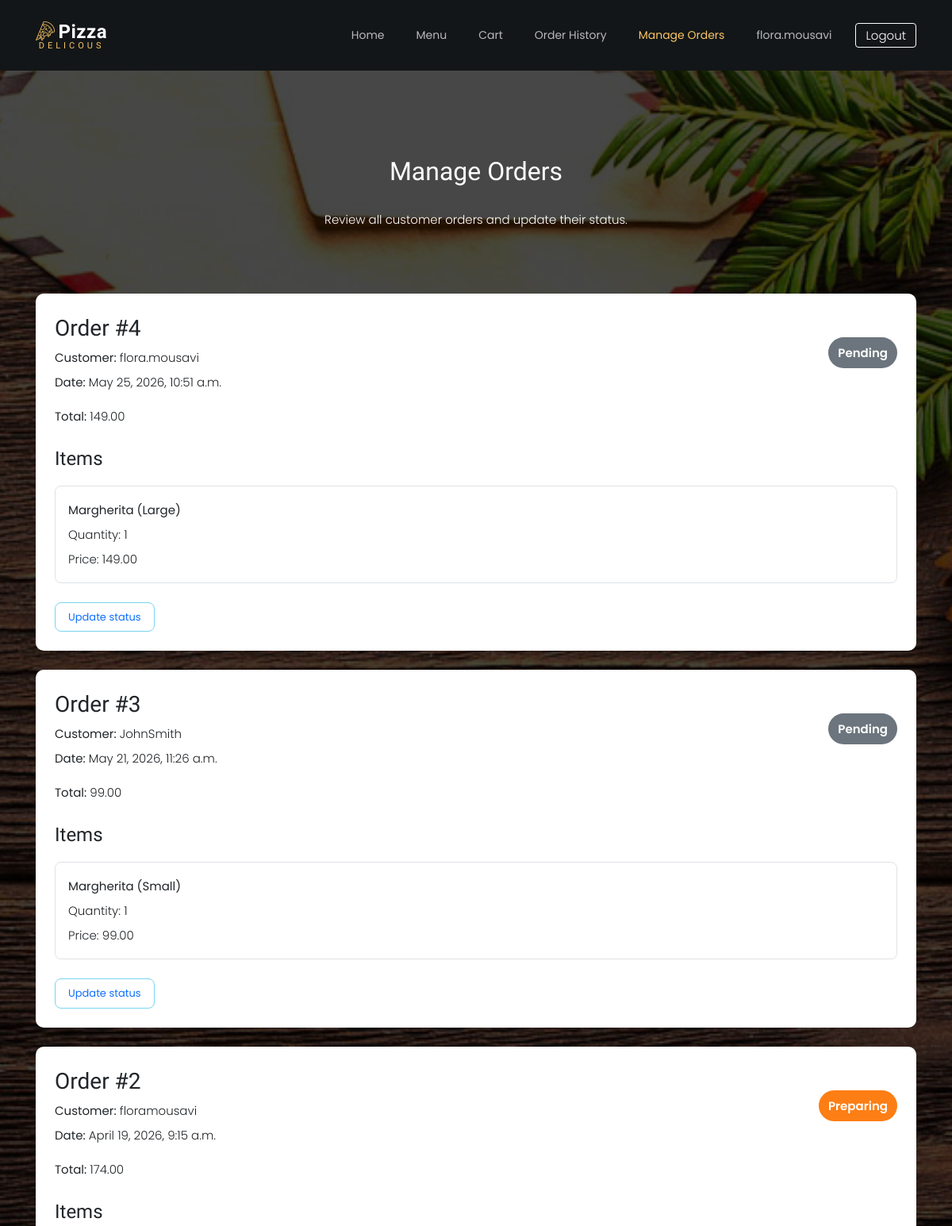
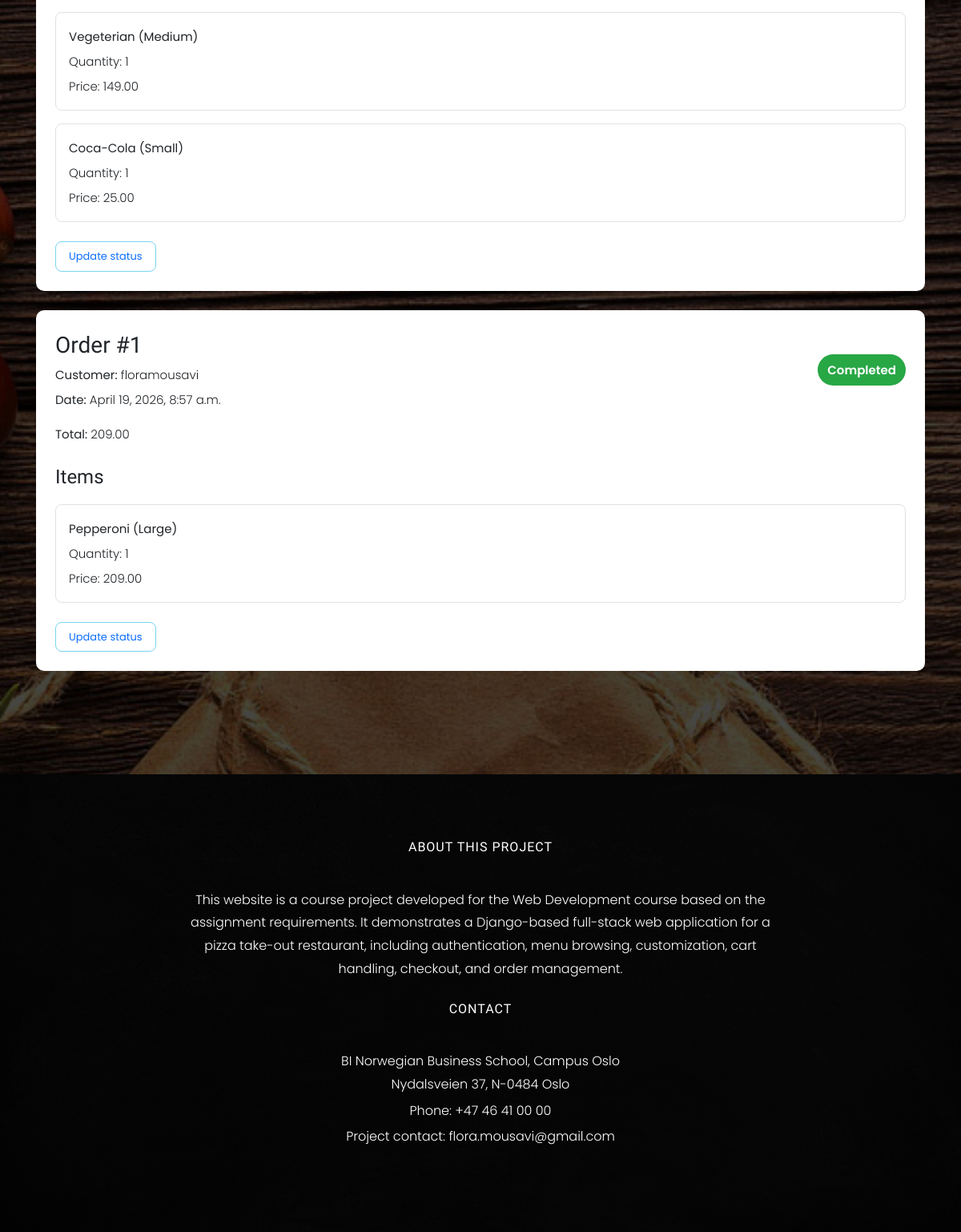
The app's page /orders/staff/ (signed in) with its own data (2 pictures, top to bottom).
### orders/models.py (models this page shows, shortened)
class Order(models.Model):
    STATUS_PENDING = "Pending"
    STATUS_PREPARING = "Preparing"
    STATUS_COMPLETED = "Completed"
    STATUS_CHOICES = [
        (STATUS_PENDING, "Pending"),
        (STATUS_PREPARING, "Preparing"),
        (STATUS_COMPLETED, "Completed"),
    ]
    user = models.ForeignKey(
        settings.AUTH_USER_MODEL,
        on_delete=models.CASCADE,
        related_name="orders"
    )
    created_at = models.DateTimeField(auto_now_add=True)
    total_price = models.DecimalField(max_digits=8, decimal_places=2, default=0.00)
    status = models.CharField(max_length=20, choices=STATUS_CHOICES, default=STATUS_PENDING)

class OrderItem(models.Model):
    order = models.ForeignKey(Order, on_delete=models.CASCADE, related_name="items")
    pizza = models.ForeignKey(Pizza, on_delete=models.SET_NULL, null=True, blank=True)
    drink = models.ForeignKey(Drink, on_delete=models.SET_NULL, null=True, blank=True)
    pizza_size = models.ForeignKey(PizzaSize, on_delete=models.SET_NULL, null=True, blank=True)
    selected_toppings = models.ManyToManyField(Topping, blank=True)
    quantity = models.PositiveIntegerField(default=1)
    item_name_snapshot = models.CharField(max_length=150)
    item_price_snapshot = models.DecimalField(max_digits=8, decimal_places=2)

### orders/views.py (the view)
# urls.py: path("staff/", views.staff_order_list, name="staff_order_list"),
@login_required
@user_passes_test(staff_required)
def staff_order_list(request):
    orders = Order.objects.all().order_by("-created_at")
    return render(request, "orders/staff_order_list.html", {"orders": orders})

### orders/views.py (called while the page is built)
def staff_required(user):
    return user.is_staff

### orders/templates/orders/staff_order_list.html (shortened to what this page needs)
{% extends "base.html" %}
{% block content %}
<section class="ftco-section">
    <div class="container">
        <div class="row justify-content-center mb-5 pb-3">
            <div class="col-md-7 staff-heading text-center ftco-animate  page-heading">
                <h2 class="mb-4">Manage Orders</h2>
                <p>Review all customer orders and update their status.</p>
            </div>
        </div>
        {% if orders %}
            <div class="row">
                <div class="col-md-12">
                    {% for order in orders %}
                        <div class="staff-box p-4 mb-4" style="background: #ffffff; border-radius: 10px;">
                            <div class="d-flex justify-content-between align-items-center flex-wrap mb-3">
                                <div>
                                    <h3 class="mb-1">Order #{{ order.id }}</h3>
                                    <p class="mb-1"><strong>Customer:</strong> {{ order.user.username }}</p>
                                    <p class="mb-0"><strong>Date:</strong> {{ order.created_at }}</p>
                                </div>
                                <div>
                                    <span class="staff-status {{ order.status|lower }}">{{ order.status }}</span>
                                </div>
                            </div>
                            <p><strong>Total:</strong> {{ order.total_price }}</p>
                            <h4 class="mt-4 mb-3">Items</h4>
                            {% for item in order.items.all %}
                                <div class="mb-3 p-3" style="border: 1px solid #dee2e6; border-radius: 8px;">
                                    <p class="mb-1"><strong>{{ item.item_name_snapshot }}</strong></p>
                                    <p class="mb-1">Quantity: {{ item.quantity }}</p>
                                    <p class="mb-0">Price: {{ item.item_price_snapshot }}</p>
                                </div>
                            {% empty %}
                                <p>No items in this order.</p>
                            {% endfor %}
                            <a href="{% url 'orders:update_order_status' order.id %}" class="btn btn-outline-primary py-2 px-3 mt-2">
                                Update status
                            </a>
                        </div>
                    {% endfor %}
                </div>
            </div>
        {% endif %}
    </div>
</section>
{% endblock %}

### templates/base.html (shortened to what this page needs)
{% load static %}
<!DOCTYPE html>
<html lang="en">
<head>
    <link rel="stylesheet" href="{% static 'pizza_template/css/open-iconic-bootstrap.min.css' %}">
    <link rel="stylesheet" href="{% static 'pizza_template/css/animate.css' %}">
    <link rel="stylesheet" href="{% static 'pizza_template/css/owl.carousel.min.css' %}">
    <link rel="stylesheet" href="{% static 'pizza_template/css/owl.theme.default.min.css' %}">
    <link rel="stylesheet" href="{% static 'pizza_template/css/magnific-popup.css' %}">
    <link rel="stylesheet" href="{% static 'pizza_template/css/aos.css' %}">
    <link rel="stylesheet" href="{% static 'pizza_template/css/ionicons.min.css' %}">
    <link rel="stylesheet" href="{% static 'pizza_template/css/bootstrap-datepicker.css' %}">
    <link rel="stylesheet" href="{% static 'pizza_template/css/jquery.timepicker.css' %}">
    <link rel="stylesheet" href="{% static 'pizza_template/css/flaticon.css' %}">
    <link rel="stylesheet" href="{% static 'pizza_template/css/icomoon.css' %}">
    <link rel="stylesheet" href="{% static 'pizza_template/css/style.css' %}">
    <link rel="stylesheet" href="{% static 'css/style.css' %}">
</head>
<body class="site-bg">
    <nav class="navbar navbar-expand-lg navbar-dark ftco_navbar bg-dark ftco-navbar-light" id="ftco-navbar">
            <div class="container">
                  <a class="navbar-brand" href="{% url 'menu:home' %}"><span class="flaticon-pizza-1 mr-1"></span>Pizza<br><small>Delicous</small></a>
              <div class="collapse navbar-collapse" id="ftco-nav">
                    <ul class="navbar-nav ml-auto">
                        <li class="nav-item {% if request.resolver_match.url_name == 'home' %}active{% endif %}">
                            <a href="{% url 'menu:home' %}" class="nav-link">Home</a>
                        </li>
                        <li class="nav-item {% if request.resolver_match.url_name == 'menu_list' or request.resolver_match.url_name == 'pizza_detail' %}active{% endif %}">
                            <a href="{% url 'menu:menu_list' %}" class="nav-link">Menu</a>
                        </li>
                        <li class="nav-item {% if request.resolver_match.url_name == 'cart' or request.resolver_match.url_name == 'checkout' %}active{% endif %}">
                            <a href="{% url 'orders:cart' %}" class="nav-link">Cart</a>
                        </li>
                        <li class="nav-item {% if request.resolver_match.url_name == 'order_history' %}active{% endif %}">
                            <a href="{% url 'orders:order_history' %}" class="nav-link">Order History</a>
                        </li>
                        {% if user.is_authenticated and user.is_staff %}
                            <li class="nav-item {% if request.resolver_match.url_name == 'staff_order_list' or request.resolver_match.url_name == 'update_order_status' %}active{% endif %}">
                                <a href="{% url 'orders:staff_order_list' %}" class="nav-link">Manage Orders</a>
                            </li>
                        {% endif %}
                        {% if user.is_authenticated %}
                            <li class="nav-item">
                                <span class="nav-link username-link">{{ user.username }}</span>
                            </li>
                            <li class="nav-item d-flex align-items-center">
                                <form action="{% url 'accounts:logout' %}" method="post" class="logout-form">
                                    <button type="submit" class="logout-btn">Logout</button>
                                </form>
                            </li>
                        {% endif %}
                    </ul>
                </div>
		    </div>
        </nav>
    {% block content %}
    {% endblock %}
<footer class="ftco-footer custom-footer-bg">
    <div class="container">
        <div class="row justify-content-center">
            <div class="col-lg-8 col-md-10 text-center">
                <div class="ftco-footer-widget mb-4">
                    <h2 class="ftco-heading-2">About This Project</h2>
                    <p>
                        This website is a course project developed for the Web Development course based on the
                        assignment requirements. It demonstrates a Django-based full-stack web application for a
                        pizza take-out restaurant, including authentication, menu browsing, customization,
                        cart handling, checkout, and order management.
                    </p>
                    <h2 class="ftco-heading-2 mt-4">Contact</h2>
                    <p class="mb-1">
                        BI Norwegian Business School, Campus Oslo<br>
                        Nydalsveien 37, N-0484 Oslo
                    </p>
                    <p class="mb-1">Phone: +47 46 41 00 00</p>
                    <p class="mb-0">Project contact: flora.mousavi@gmail.com</p>
                </div>
            </div>
        </div>
    </div>
</footer>
</body>
</html>

### static/css/style.css (style rules this page uses)
html, body { min-height: 100%; }
body { min-height: 100vh; }
body.site-bg { background-image: url("/static/pizza_template/images/bg_3.jpg") !important; background-size: cover !important; background-position: center center !important; background-attachment: fixed !important; background-repeat: no-repeat !important; background-color: #000000 !important; }
body.site-bg .ftco-section { background: rgba(0, 0, 0, 0.72) !important; }
.navbar-brand { font-weight: 700; letter-spacing: 0.5px; }
.logout-form { margin: 0; display: flex; align-items: center; }
.logout-btn { background: transparent; border: 1px solid #ffffff; color: #ffffff !important; border-radius: 4px; cursor: pointer; font: inherit; padding: 4px 12px; line-height: 1.4; margin: 0 0 0 10px; display: inline-flex; align-items: center; justify-content: center; }
.username-link { cursor: default; }
.btn { border-radius: 8px; }
body.site-bg .ftco-section .heading-section h1, body.site-bg .ftco-section .heading-section h2, body.site-bg .ftco-section .heading-section h3, body.site-bg .ftco-section .heading-section p, body.site-bg .ftco-section .heading-section .subheading, body.site-bg .ftco-section .page-heading, body.site-bg .ftco-section .page-heading * { color: #ffffff !important; opacity: 1 !important; }
.customize-box, .cart-box, .cart-total-box, .checkout-box, .history-box, .staff-box, .auth-box { background: #ffffff !important; border-radius: 10px; }
.customize-box, .customize-box *, .cart-box, .cart-box *, .cart-total-box, .cart-total-box *, .checkout-box, .checkout-box *, .history-box, .history-box *, .staff-box, .staff-box *, .auth-box, .auth-box * { color: #212529 !important; }
.history-status, .staff-status { color: #ffffff !important; }
.history-status.pending, .staff-status.pending { background-color: #6c757d; }
.history-status.preparing, .staff-status.preparing { background-color: #fd7e14; }
.history-status.completed, .staff-status.completed { background-color: #28a745; }
.ftco-footer, .ftco-footer *, .ftco-footer p, .ftco-footer h2, .ftco-footer a { color: #ffffff !important; }
.custom-footer-bg { background-image: linear-gradient(rgba(0, 0, 0, 0.78), rgba(0, 0, 0, 0.78)), url("/static/pizza_template/images/bg_4.jpg") !important; background-size: cover !important; background-position: center center !important; background-repeat: no-repeat !important; padding: 5rem 0 !important; }
.custom-footer-bg, .custom-footer-bg *, .custom-footer-bg p, .custom-footer-bg h2, .custom-footer-bg a { color: #ffffff !important; }

### orders/templates/orders/staff_order_list.html (style rules this page uses)
.staff-box, .staff-box * { color: #212529 !important; }
.staff-status { display: inline-block; padding: 6px 12px; border-radius: 20px; font-weight: 600; color: #ffffff !important; }
.staff-status.pending { background-color: #6c757d; }
.staff-status.preparing { background-color: #fd7e14; }
.staff-status.completed { background-color: #28a745; }
.staff-box .btn-outline-primary { color: #0d6efd !important; }

### records on screen
Order: id "4", user.username "flora.mousavi", created_at "May 25, 2026, 10:51 a.m.", status "Pending", total_price "149.00"
OrderItem: item_name_snapshot "Margherita (Large)", quantity "1", item_price_snapshot "149.00"
Order: id "3", user.username "JohnSmith", created_at "May 21, 2026, 11:26 a.m.", status "Pending", total_price "99.00"
OrderItem: item_name_snapshot "Margherita (Small)", quantity "1", item_price_snapshot "99.00"
Order: id "2", user.username "floramousavi", created_at "April 19, 2026, 9:15 a.m.", status "Preparing", total_price "174.00"
OrderItem: item_name_snapshot "Vegeterian (Medium)", quantity "1", item_price_snapshot "149.00"
OrderItem: item_name_snapshot "Coca-Cola (Small)", quantity "1", item_price_snapshot "25.00"
Order: id "1", user.username "floramousavi", created_at "April 19, 2026, 8:57 a.m.", status "Completed", total_price "209.00"
OrderItem: item_name_snapshot "Pepperoni (Large)", quantity "1", item_price_snapshot "209.00"

### other values on screen
{{ user.username }} "flora.mousavi"
